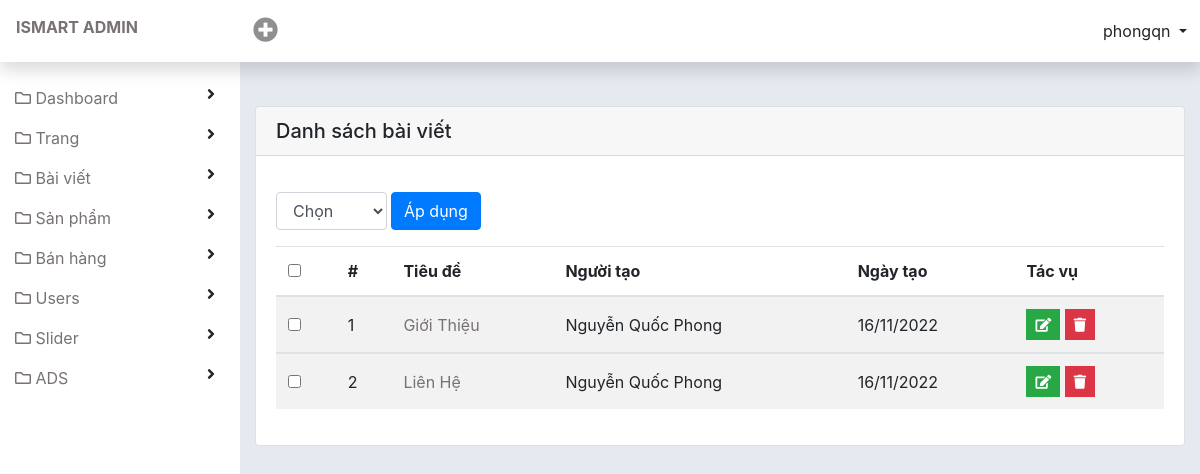
Page /admin/index.php?mod=page (signed in) on the committed database.
### tables this page shows
CREATE TABLE `tbl_pages` (
  `page_id` int(11) NOT NULL,
  `page_title` varchar(255) NOT NULL,
  `page_url` varchar(255) NOT NULL,
  `content` varchar(255) NOT NULL,
  `created_date` int(50) NOT NULL,
  `creator` varchar(255) NOT NULL,
  `updated_at` int(255) NOT NULL,
  `updated_by` varchar(255) NOT NULL
);

### admin/libraries/database.php (called while the page is built, shortened)
<?php
function db_query($query_string)
{
    global $conn;
    $result = mysqli_query($conn, $query_string);
    return $result;
}
function db_fetch_array($query_string)
{
    $result = array();
    $mysqli_result = db_query($query_string);
    while ($row = mysqli_fetch_assoc($mysqli_result)) {
        $result[] = $row;
    }
    return $result;
}

### admin/modules/page/models/indexModel.php (called while the page is built, shortened)
<?php
function get_list_page()
{
    $list_page = db_fetch_array("select * from `tbl_pages`");
    return $list_page;
}

### admin/modules/page/controllers/indexController.php (called while the page is built, shortened)
<?php
function indexAction()
{
    $list_page = get_list_page();
    $data = array(
        'list_page' => $list_page
    );
    load_view('index', $data);
}

### admin/core/router.php (called while the page is built, shortened)
<?php
$action_name = get_action() . 'Action';
call_function(array('construct', $action_name));

### admin/core/appload.php (called while the page is built, shortened)
<?php
require CONFIGPATH . DIRECTORY_SEPARATOR . 'database.php';
require LIBPATH . DIRECTORY_SEPARATOR . 'database.php';
require COREPATH . DIRECTORY_SEPARATOR . 'base.php';
require COREPATH . DIRECTORY_SEPARATOR . 'router.php';

### admin/index.php (called while the page is built, shortened)
<?php
require COREPATH.DIRECTORY_SEPARATOR.'appload.php';

### admin/libraries/users.php (called while the page is built, shortened)
<?php
function is_login()
{
    if (isset($_SESSION['is_login']))
        return true;
    return false;
}

### admin/modules/page/views/indexView.php (the view, shortened to what this page needs)
<div id="page-body" class="d-flex">
    <div id="wp-content">
        <div class="container-fluid py-5">
            <div class="card">
                <div class="card-header font-weight-bold d-flex justify-content-between align-items-center">
                    <h5 class="m-0 ">Danh sách bài viết</h5>
                </div>
                <div class="card-body">
                    <div class="form-action form-inline py-3">
                        <select class="form-control mr-1" id="">
                            <option>Chọn</option>
                        </select>
                        <input type="submit" name="btn-search" value="Áp dụng" class="btn btn-primary">
                    </div>
                    <?php
                    if (!empty($list_page)) {
                    ?>
                        <table class="table table-striped table-checkall">
                            <thead>
                                <tr>
                                    <th scope="col">
                                        <input name="checkall" type="checkbox">
                                    </th>
                                    <th scope="col">#</th>
                                    <th scope="col">Tiêu đề</th>
                                    <th scope="col">Người tạo</th>
                                    <th scope="col">Ngày tạo</th>
                                    <th scope="col">Tác vụ</th>
                                </tr>
                            </thead>
                            <tbody>
                                <?php
                                $temp = 0;
                                foreach ($list_page as $item) {
                                    $temp++;
                                ?>
                                    <tr>
                                        <td>
                                            <input type="checkbox">
                                        </td>
                                        <td scope="row"><?php echo $temp ?></td>
                                        <td><a href=""><?php echo $item['page_title']; ?></a></td>
                                        <td><?php echo $item['creator']; ?></td>
                                        <td>
                                            <?php if (!empty($item['updated_at'])) {
                                                echo date('d/m/Y', $item['updated_at']);
                                            } else
                                                echo date('d/m/Y', $item['created_at']); ?>
                                        </td>
                                        <td>
                                            <a href="<?php echo "?mod=page&action=update&page_id={$item['page_id']}"; ?>" class="btn btn-success btn-sm rounded-0 text-white" type="button" data-toggle="tooltip" data-placement="top" title="Edit"><i class="fa fa-edit"></i></a>
                                            <a href="<?php echo "?mod=page&action=delete&page_id={$item['page_id']}"; ?>" class="btn btn-danger btn-sm rounded-0 text-white" type="button" data-toggle="tooltip" data-placement="top" title="Delete"><i class="fa fa-trash"></i></a>
                                        </td>
                                    </tr>
                            </tbody>
                        <?php } ?>
                        </table>
                    <?php } ?>
                </div>
            </div>
        </div>
    </div>
</div>

### admin/core/base.php (shortened to what this page needs)
<?php
function get_module()
{
    global $config;
    $module = isset($_GET['mod']) ? $_GET['mod'] : $config['default_module'];
    return $module;
}
function call_function($list_function = array())
{
    if (is_array($list_function)) {
        foreach ($list_function as $f) {
            if (function_exists($f())) {
                $f();
            }
        }
    }
}
function load_view($name, $data_send = array())
{
    $data = $data_send;
    $path = MODULESPATH . DIRECTORY_SEPARATOR . get_module() . DIRECTORY_SEPARATOR . 'views' . DIRECTORY_SEPARATOR . $name . 'View.php';
    if (file_exists($path)) {
        require $path;
    } else {
        echo "Không tìm thấy {$path}";
    }
}
function get_header($name = '')
{
    global $data;
    if (empty($name)) {
        $name = 'header';
    } else {
        $name = "header-{$name}";
    }
    $path = LAYOUTPATH . DIRECTORY_SEPARATOR . $name . '.php';
    if (file_exists($path)) {
        if (is_array($data)) {
            foreach ($data as $key => $a) {
                $$key = $a;
            }
        }
        require $path;
    } else {
        echo "Không tìm thấy {$path}";
    }
}
function get_footer($name = '')
{
    global $data;
    if (empty($name)) {
        $name = 'footer';
    } else {
        $name = "footer-{$name}";
    }
    $path = LAYOUTPATH . DIRECTORY_SEPARATOR . $name . '.php';
    if (file_exists($path)) {
        if (is_array($data)) {
            foreach ($data as $key => $a) {
                $$key = $a;
            }
        }
        require $path;
    } else {
        echo "Không tìm thấy {$path}";
    }
}
function get_sidebar($name = '')
{
    global $data;
    if (empty($name)) {
        $name = 'sidebar';
    } else {
        $name = "sidebar-{$name}";
    }
    $path = LAYOUTPATH . DIRECTORY_SEPARATOR . $name . '.php';
    if (file_exists($path)) {
        if (is_array($data)) {
            foreach ($data as $key => $a) {
                $$key = $a;
            }
        }
        require $path;
    } else {
        echo "Không tìm thấy {$path}";
    }
}

### admin/public/css/style.css (style rules this page uses)
a { color: #787272; }
#wp-content { flex: auto; min-height: 100vh; padding-top: 3.625rem; padding-left: 15rem; }
#page-body { background-color: #e5e9f0; }
.table tr td { vertical-align: middle; }
.table-checkall input[type='checkbox'] { cursor: pointer; }

### rows in the picture
tbl_pages: page_title "Giới Thiệu", creator "Nguyễn Quốc Phong", updated_at "16/11/2022"
tbl_pages: page_title "Liên Hệ", creator "Nguyễn Quốc Phong", updated_at "16/11/2022"
